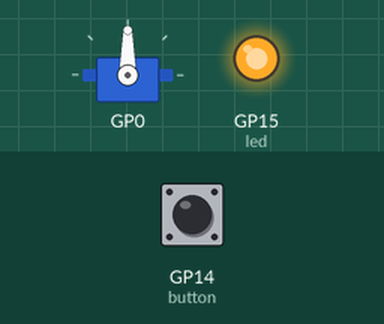
This program was run on a simulated Raspberry Pi Pico running MicroPython. Parts: servo, output pins drawn as LEDs (lit = HIGH). The test bench sets the inputs (shaded band); at power-on: GP14 (button) LOW. What the program prints to the serial console is not drawn.

Above: at 0.1 s.
At 2.2 s:
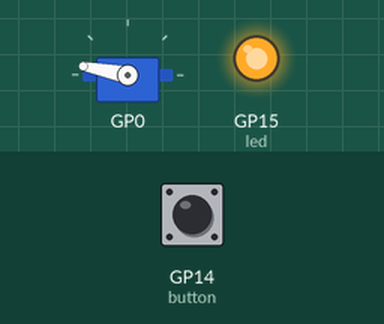
Timing chart, 0 to 3.7 s (numbered marks = the images above):
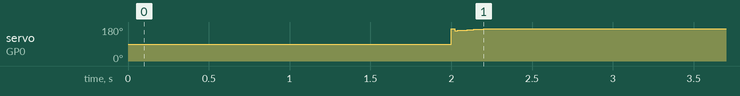

The program:

004_High_Five_Box.py
```python
import time
from machine import Pin
from servo import Servo, servo2040


# Set up the servo the _1 dinotes the gpio pin
my_servo = Servo(servo2040.SERVO_1)

# Set up the button and LED
button = Pin(14, Pin.IN, Pin.PULL_DOWN)
led = Pin(15, Pin.OUT)
led.on()


# Set up the servo position variables and button state
max_position = 80
current_position = 80
target_position = -20
step_size = 10
prev_button_state = 0


# Enable the servo (normally sets the servo to a start position)
my_servo.enable()
time.sleep(2)

# Move the servo to the maximum position
my_servo.value(max_position)

while True:
    # Loop until the user moves the servo to the minimum position
    while current_position >= target_position:
        # Check button state and do stuff when released
        button_state = not button.value()
        if button_state and not prev_button_state:
            # Button has been released, trigger action
            print("Button released")
            # Move the servo back 10 degrees
            current_position -= step_size
        if current_position < max_position:
            current_position += 1

        # Reset button state
        prev_button_state = button_state

        my_servo.value(current_position)
        print(current_position)
        # Change the time to reset the difficulty
        time.sleep(0.02)

    my_servo.value(max_position)
    time.sleep(2)
    current_position = 80
    print("success")

my_servo.disable()
```
